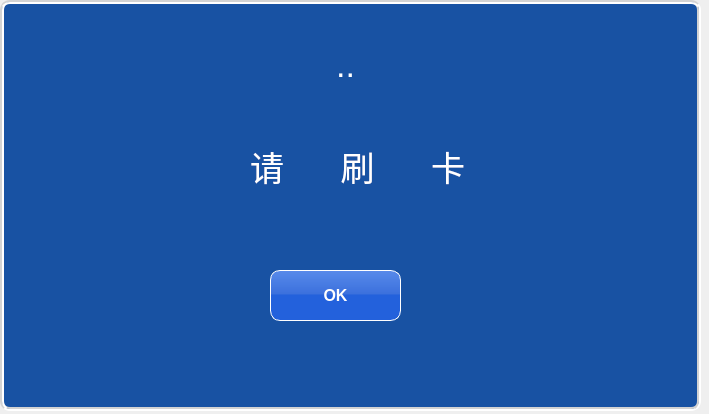
<?xml version="1.0" encoding="UTF-8"?>
<ui version="4.0">
 <class>DialogSwingCard</class>
 <widget class="QDialog" name="DialogSwingCard">
  <property name="geometry">
   <rect>
    <x>0</x>
    <y>0</y>
    <width>709</width>
    <height>414</height>
   </rect>
  </property>
  <property name="windowTitle">
   <string>Dialog</string>
  </property>
  <property name="styleSheet">
   <string notr="true">#widget{	
	background-color: rgba(24, 82, 163);
border-color: rgb(211, 211, 211);
border-style: groove;
border-width: 4px;
border-radius: 10px;
}
QPushButton {
	border: 1px solid  rgb(255, 255, 255);
	border-radius: 10px;
	background-color: qlineargradient(spread:pad, x1:1, y1:1, x2:1, y2:0, stop:0.505682 rgba(35, 97, 222, 247), stop:0.539773 rgba(61, 114, 223, 247), stop:1 rgba(93, 142, 239, 238));
	color: rgb(255, 255, 255);
	font: bold 16px;
}</string>
  </property>
  <widget class="QWidget" name="widget" native="true">
   <property name="geometry">
    <rect>
     <x>0</x>
     <y>0</y>
     <width>701</width>
     <height>411</height>
    </rect>
   </property>
   <property name="styleSheet">
    <string notr="true"/>
   </property>
   <widget class="QLabel" name="label">
    <property name="geometry">
     <rect>
      <x>250</x>
      <y>140</y>
      <width>251</width>
      <height>51</height>
     </rect>
    </property>
    <property name="styleSheet">
     <string notr="true">font: 52 34px;
color: rgb(255, 255, 255);</string>
    </property>
    <property name="text">
     <string>请      刷      卡</string>
    </property>
   </widget>
   <widget class="QPushButton" name="pushButton_OK">
    <property name="geometry">
     <rect>
      <x>270</x>
      <y>270</y>
      <width>131</width>
      <height>51</height>
     </rect>
    </property>
    <property name="focusPolicy">
     <enum>Qt::NoFocus</enum>
    </property>
    <property name="text">
     <string>OK</string>
    </property>
   </widget>
   <widget class="QLabel" name="label_SubMsg">
    <property name="geometry">
     <rect>
      <x>150</x>
      <y>30</y>
      <width>391</width>
      <height>71</height>
     </rect>
    </property>
    <property name="styleSheet">
     <string notr="true">font: 34px ;
color: rgb(255, 255, 255);</string>
    </property>
    <property name="text">
     <string>..</string>
    </property>
    <property name="alignment">
     <set>Qt::AlignCenter</set>
    </property>
   </widget>
  </widget>
 </widget>
 <resources/>
 <connections/>
</ui>
